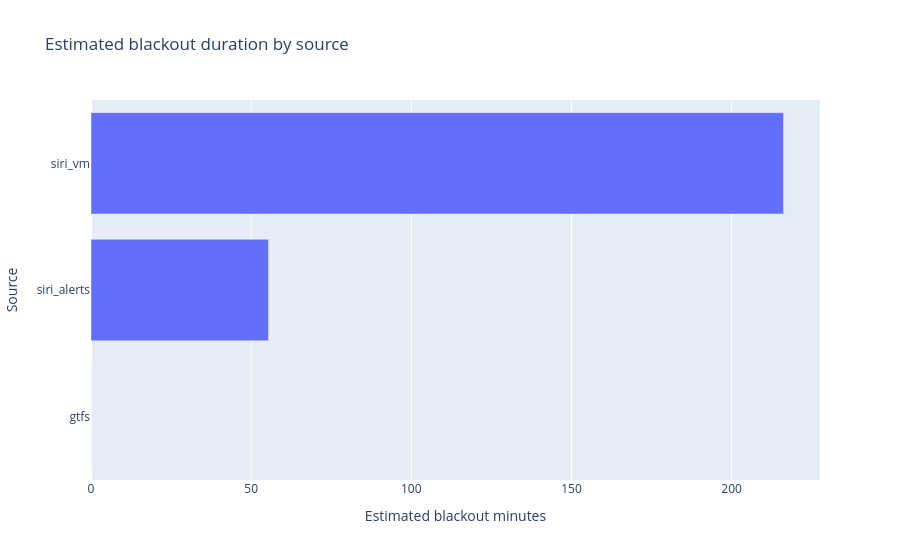

Source (notebook cell):
### Code cell
if summary.is_empty():
    print("No collector polls found.")
else:
    fig = px.bar(
        summary.sort("total_blackout_min"),
        x="total_blackout_min",
        y="source",
        orientation="h",
        title="Estimated blackout duration by source",
        labels={"source": "Source", "total_blackout_min": "Estimated blackout minutes"},
    )
    fig.update_layout(showlegend=False)
    fig.show()

### Figure 1 — Plotly figure (JSON) as saved in the notebook; plotly's stock layout.template omitted (floating-point values rounded to 4 significant figures)
{"data": [{"hovertemplate": "Estimated blackout minutes=%{x}<br>Source=%{y}<extra></extra>", "legendgroup": "", "marker": {"color": "#636efa", "pattern": {"shape": ""}}, "name": "", "orientation": "h", "showlegend": false, "textposition": "auto", "type": "bar", "x": [0.0, 55.43, 216.2], "xaxis": "x", "y": ["gtfs", "siri_alerts", "siri_vm"], "yaxis": "y"}], "layout": {"barmode": "relative", "legend": {"tracegroupgap": 0}, "showlegend": false, "title": {"text": "Estimated blackout duration by source"}, "xaxis": {"anchor": "y", "domain": [0, 1], "title": {"text": "Estimated blackout minutes"}}, "yaxis": {"anchor": "x", "domain": [0, 1], "title": {"text": "Source"}}}}
